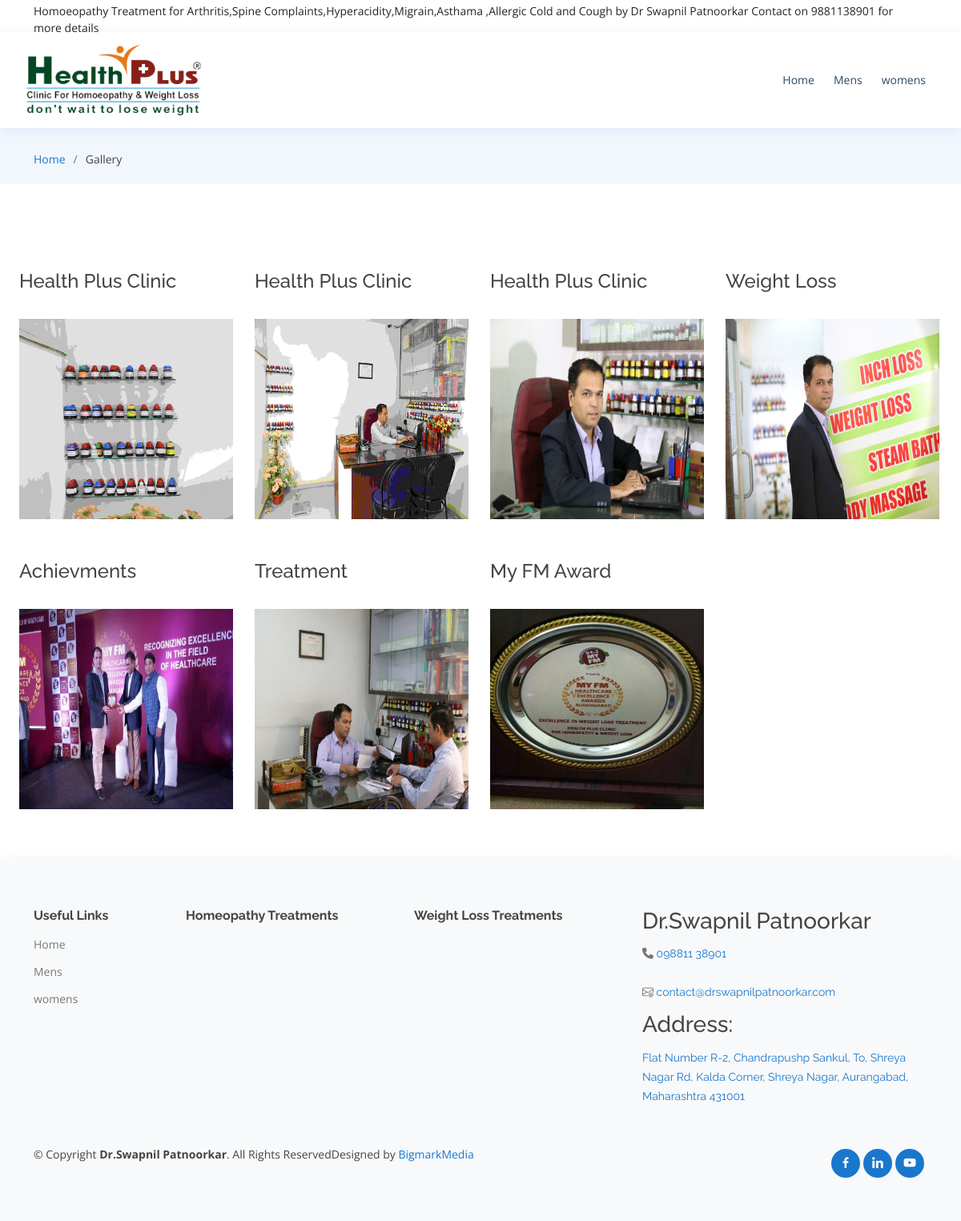
Page /dr-swapnil-patnoorkar-gallery.php on the committed database.
### tables this page shows
CREATE TABLE `notification_list` (
  `notify_id` int(11) NOT NULL,
  `notify_text` varchar(200) NOT NULL,
  `fromdate` date NOT NULL,
  `todate` date NOT NULL
);

CREATE TABLE `menus` (
  `id` int(11) NOT NULL,
  `menu_name` varchar(100) NOT NULL,
  `menu_link` varchar(200) NOT NULL,
  `menu_level` int(11) NOT NULL,
  `has_parent` int(11) NOT NULL,
  `meta_tags` text NOT NULL,
  `meta_description` text NOT NULL,
  `child_menu_name` varchar(100) NOT NULL,
  `title` varchar(100) NOT NULL
);

CREATE TABLE `gallery` (
  `id` int(11) NOT NULL,
  `gallery_image` varchar(100) NOT NULL,
  `image_caption` varchar(200) NOT NULL,
  `description` text NOT NULL,
  `category` varchar(100) NOT NULL,
  `department` varchar(50) NOT NULL,
  `date_added` timestamp NOT NULL DEFAULT current_timestamp(),
  `height` varchar(100) NOT NULL,
  `width` varchar(100) NOT NULL
);

CREATE TABLE `oc_master_company` (
  `id` int(11) NOT NULL,
  `company_name` varchar(100) NOT NULL,
  `address1` varchar(300) NOT NULL,
  `address2` varchar(300) NOT NULL,
  `area` varchar(100) NOT NULL,
  `city` varchar(100) NOT NULL,
  `pincode` int(11) NOT NULL,
  `state` varchar(100) NOT NULL,
  `contact_person` varchar(100) NOT NULL,
  `email` varchar(100) NOT NULL,
  `mobile` varchar(100) NOT NULL,
  `logo` varchar(100) NOT NULL,
  `gstn` varchar(100) NOT NULL,
  `pan` varchar(100) NOT NULL,
  `sms_url` varchar(1000) NOT NULL,
  `sms_username` varchar(100) NOT NULL,
  `sms_password` varchar(100) NOT NULL,
  `sms_sender_id` varchar(100) NOT NULL,
  `email_url` varchar(1000) NOT NULL,
  `email_username` varchar(100) NOT NULL,
  `email_password` varchar(100) NOT NULL,
  `date_updated` timestamp NOT NULL DEFAULT current_timestamp()
);

CREATE TABLE `social_links` (
  `id` int(11) NOT NULL,
  `name` varchar(50) NOT NULL,
  `link` varchar(100) NOT NULL,
  `icon` varchar(100) NOT NULL
);

### admin/config/base_path.php (called while the page is built)
<?php
$base_path = "http://localhost/Bigmark/drswapnilpatnoorkar/";
?>

### dr-swapnil-patnoorkar-gallery.php (the view, shortened to what this page needs)
<?php
include("includes/header.php")?>
<main id="main">
<section class="breadcrumbs">
  <div class="container">
    <div class="d-flex justify-content-between align-items-center mt-5">
      <ol>
        <li><a href="index.php">Home</a></li>
        <li>Gallery</li>
      </ol>
    </div>
  </div>
</section>
    <section id="gallery" class="gallery">
        <div class="container-fluid">
          <div class="row g-0">
          <?php
        $sql  = 'SELECT * FROM `gallery` order by date_added desc';
        $data = mysqli_query($db, $sql);
        $num = mysqli_num_rows($data);
        if ($num > 0) {
            for ($i = 1; $i <= $num; $i++) {
                $row = mysqli_fetch_assoc($data);
                extract($row);
        ?>
            <div class="col-lg-3 col-md-4 mt-4">
              <div class="container">
              <div class="gallery-item"><br>
                <h4><?= $row['image_caption']?></h4><br>
                <a href="<?php echo ($base_path);?>gallery_images/<?= $gallery_image ?>" class="galelry-lightbox">
                  <img src="<?php echo ($base_path);?>gallery_images/<?= $gallery_image ?>" alt="" class="img-fluid" style="height:<?php echo $row['height']?>; width:<?php echo $row['width']?>;">
                </a>
              </div>
              </div>
            </div>
            <?php
            }
        }
        ?>
          </div>
        </div>
      </section>
</main>
<?php include("includes/footer.php")?>

### includes/header.php (shortened to what this page needs)
<?php include('admin/config.php'); ?>
<!DOCTYPE html>
<html lang="en">
<head>
<link rel="stylesheet" href="https://cdn.jsdelivr.net/npm/@fortawesome/fontawesome-free@6.2.1/css/fontawesome.min.css">
  <link href="assets/vendor/fontawesome-free/css/all.min.css" rel="stylesheet">
  <link href="assets/vendor/animate.css/animate.min.css" rel="stylesheet">
  <link href="assets/vendor/bootstrap/css/bootstrap.min.css" rel="stylesheet">
  <link href="assets/vendor/bootstrap-icons/bootstrap-icons.css" rel="stylesheet">
  <link href="assets/vendor/boxicons/css/boxicons.min.css" rel="stylesheet">
  <link href="assets/vendor/glightbox/css/glightbox.min.css" rel="stylesheet">
  <link href="assets/vendor/remixicon/remixicon.css" rel="stylesheet">
  <link href="assets/vendor/swiper/swiper-bundle.min.css" rel="stylesheet">
  <link href="assets/css/style.css" rel="stylesheet">
</head>
<body>
  <div id="topbar" class="d-flex align-items-center fixed-top ">
    <div class="container d-flex justify-content-between">
    <?php
			$sql = "SELECT * FROM `notification_list`";
			$data = mysqli_query($db,$sql);
			$num = mysqli_num_rows($data);
			if($num>0)
			{
				$row = mysqli_fetch_assoc($data);
				extract($row);
				?><marquee class="text-dark mt-2" behavior="scroll" scrollamount="7" direction="left"><?=$notify_text?></marquee></a> <?php
			}
		?>
      <div class="contact-info d-flex align-items-center p-2">
      </div>
    </div>
  </div>
  <header id="header" class="fixed-top">
    <div class="container d-flex align-items-center">
      <h1 class=" logo me-auto  d-inline-block" style="margin-left:-10px;"><a href="index.php"><img class="img-fluid" src="assets\logo.jpg.png" alt=""></a></h1>
      <nav id="navbar" class="navbar order-last order-lg-0">
      <?php
                                    $nav_sql = "SELECT * from menus where menu_level=1";
                                    $nav_data = mysqli_query($db,$nav_sql);
                                    $nav_num = mysqli_num_rows($nav_data);
                                    ?>
        <ul>
                                        <?php
                                        for ($i=0; $i < $nav_num; $i++) {
                                            $nav_row = mysqli_fetch_assoc($nav_data);
                                            extract($nav_row);
                                            $sub_nav_sql = "SELECT * from menus where menu_level=2 and has_parent=$id";
                                            $sub_nav_data = mysqli_query($db,$sub_nav_sql);
                                            $sub_nav_num = mysqli_num_rows($sub_nav_data);
                                            if ($sub_nav_num>0) {
                                                ?>
                                                 <li class="dropdown"><a href="#" class="nav-link scrollto"><?=$menu_name?></a>
                                                    <ul>
                                                         <?php
                                                            for ($j=0; $j < $sub_nav_num; $j++) {
                                                              $sub_nav_row = mysqli_fetch_assoc($sub_nav_data);
                                                            extract($sub_nav_row);
                                                            ?>
                                                        <li><a class="nav-link scrollto section-bg" href="<?=$base_path?><?=$menu_link?>"><?=$menu_name?></a></li>
                                                        <?php } ?>
                                                    </ul>
                                                </li>
                                                <?php
                                            }else {
                                                ?>
                                                <li><a class=" nav-link scrollto" href="<?=$base_path?><?=$menu_link?>"><?=$menu_name?></a></li>
                                                <?php
                                            }
                                            ?>
                                            <?php
                                        }
                                        ?>
                                    </ul>
      </nav>
    </div>
  </header>
</body>
</html>

### includes/footer.php (shortened to what this page needs)
<!DOCTYPE html>
<html lang="en">
<head>
  <link rel="stylesheet" href="https://cdnjs.cloudflare.com/ajax/libs/font-awesome/6.3.0/css/all.min.css" />
  <link href="assets/vendor/fontawesome-free/css/all.min.css" rel="stylesheet">
  <link href="assets/vendor/animate.css/animate.min.css" rel="stylesheet">
  <link href="assets/vendor/bootstrap/css/bootstrap.min.css" rel="stylesheet">
  <link href="assets/vendor/bootstrap-icons/bootstrap-icons.css" rel="stylesheet">
  <link href="assets/vendor/boxicons/css/boxicons.min.css" rel="stylesheet">
  <link href="assets/vendor/glightbox/css/glightbox.min.css" rel="stylesheet">
  <link href="assets/vendor/remixicon/remixicon.css" rel="stylesheet">
  <link href="assets/vendor/swiper/swiper-bundle.min.css" rel="stylesheet">
  <link href="assets/css/style.css" rel="stylesheet">
</head>
<footer id="footer" class="gap-4">
    <div class="footer-top bg-light">
      <div class="container">
        <div class="row">
        <div class="col-lg-2 col-md-2 footer-links" style="line-height:-9px;">
            <h4>Useful Links</h4>
            <ul>
            <?php
                                         $nav_sql = "SELECT * from menus where menu_level=1";
                                        $nav_data = mysqli_query($db,$nav_sql);
                                        $nav_num = mysqli_num_rows($nav_data);
                                        if ($nav_num>0) {
                                           for ($i=0; $i < $nav_num; $i++) {
                                            $nav_row = mysqli_fetch_assoc($nav_data);
                                            extract($nav_row);
                                            $sub_nav_sql = "SELECT * from menus where menu_level=1 and has_parent=$id";
                                            $sub_nav_data = mysqli_query($db,$sub_nav_sql);
                                            $sub_nav_num = mysqli_num_rows($sub_nav_data);
                                            if ($sub_nav_num>0) {
                                                ?>
                                                <?php
                                            }else {
                                                ?>
                                                <li><a class="" href="<?=$base_path?><?=$menu_link?>" style="font-size: 14px;"><?=$menu_name?></a></li>
                                                <?php
                                            }
                                            ?>
                                            <?php
                                        }
                                           }?>
            </ul>
          </div>
        <div class="col-lg-3 col-md-3 footer-newsletter" style="line-height:1;">
     <h4>Homeopathy Treatments</h4>
   </div>
          <div class="col-lg-3 col-md-3 footer-newsletter" style="line-height:1.5;">
          <h4>Weight Loss Treatments</h4>
        </div>
   <div class="col-lg-4 col-md-4 footer-contact" style="line-height:1;">
            <h3> Dr.Swapnil Patnoorkar</h3>
            <p style="margin-top:-20px;">
            <?php
								$company_Master = "SELECT * FROM `oc_master_company`";
								$company_master_data = mysqli_query($db, $company_Master);
								$company_num = mysqli_num_rows($company_master_data);
								for ($i = 0; $i < $company_num; $i++) {
									$class_master_row = mysqli_fetch_assoc($company_master_data);
									extract($class_master_row);
								?>
                                    <br>
                                   <i class="fa fa-phone" aria-hidden="true"></i><a href="tel:<?=$class_master_row['mobile']?>"><?=$class_master_row['mobile']?></a> <br><br>
                                   <i class="bi bi-envelope-at"></i> <a href="mailto:<?=$class_master_row['email']?>"><?=$class_master_row['email']?></a> <br>
                                </p>
                                <?php
                }
                ?>
            <h3 class="footer_title mt-2" style="line-height:1.5;"> Address:</h3>
                                <?php
								$company_Master = "SELECT * FROM `oc_master_company`";
								$company_master_data = mysqli_query($db, $company_Master);
								$company_num = mysqli_num_rows($company_master_data);
								for ($i = 0; $i < $company_num; $i++) {
									$class_master_row = mysqli_fetch_assoc($company_master_data);
									extract($class_master_row);
								?>
                                    <p class="mt-2">
                                      <a href="https://goo.gl/maps/8AKtcLpoZaurrESb6?coh=178572&entry=tt"><?=$class_master_row['address1']?> </a>
                                   </p>
                                <?php
                }
                ?>
          </div>
      </div>
    </div>
    <div class="container d-md-flex py-4" style="line-height:1;">
      <div class="me-md-auto text-center">
        <div class="copyright ">
          &copy; Copyright <strong><span>Dr.Swapnil Patnoorkar</span></strong>. All Rights ReservedDesigned by <a href="https://bootstrapmade.com/">BigmarkMedia</a>
        </div>
        <div class="credits">
        </div>
      </div>
      <div class="social-links text-center text-md-right pt-3 pt-md-0 d-flex">
      <?php
                                        $social_link_sql = "SELECT * FROM `social_links`";
                                        $social_link_data = mysqli_query($db,$social_link_sql);
                                        $social_link_num = mysqli_num_rows($social_link_data);
                                        for ($i=0; $i < $social_link_num; $i++) {
                                            $social_link_row = mysqli_fetch_assoc($social_link_data);
                                            extract($social_link_row);
                                            ?>
                                            <li style="list-style-type: none;" >
                                                <a href="<?=$link?>">
                                                    <i class="<?=$icon?>"></i>
                                                </a>
                                            </li>
                                            <?php
                                        }
                                            ?>
      </div>
    </div>
    </div>
  </footer>
</body>
</html>

### rows in the picture
notification_list: notify_text "Homoeopathy Treatment for Arthritis,Spine Complaints,Hyperacidity,Migrain,Asthama ,Allergic Cold and Cough by Dr Swapnil Patnoorkar Contact on 9881138901 for more details"
menus: menu_name "Home"
menus: menu_name "Mens"
menus: menu_name "womens"
gallery: image_caption "Health Plus Clinic", gallery_image (picture)
gallery: image_caption "Health Plus Clinic", gallery_image (picture)
gallery: image_caption "Health Plus Clinic", gallery_image (picture)
gallery: image_caption "Weight Loss", gallery_image (picture)
gallery: image_caption "Achievments", gallery_image (picture)
gallery: image_caption "Treatment", gallery_image (picture)
gallery: image_caption "My FM Award", gallery_image (picture)
oc_master_company: mobile "098811 38901", email "contact@drswapnilpatnoorkar.com", address1 "Flat Number R-2, Chandrapushp Sankul, To, Shreya Nagar Rd, Kalda Corner, Shreya Nagar, Aurangabad, Maharashtra 431001"
